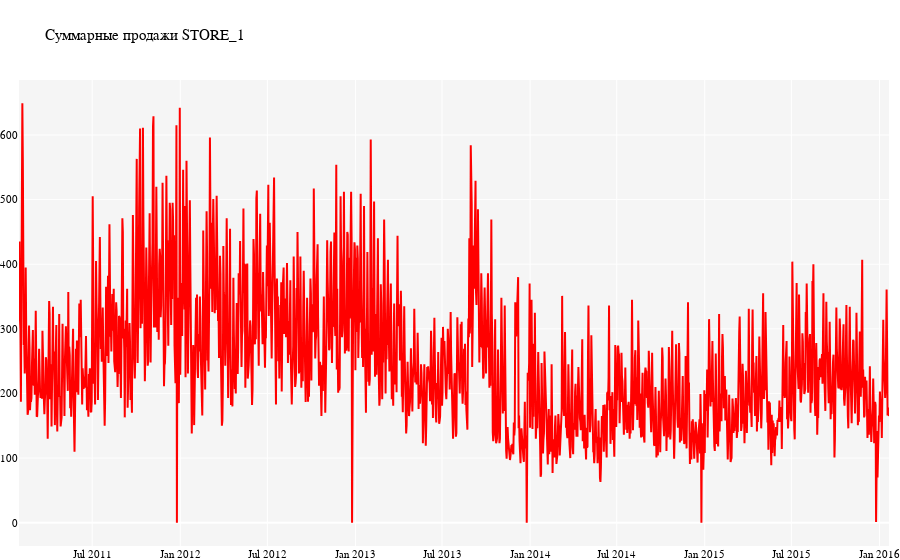
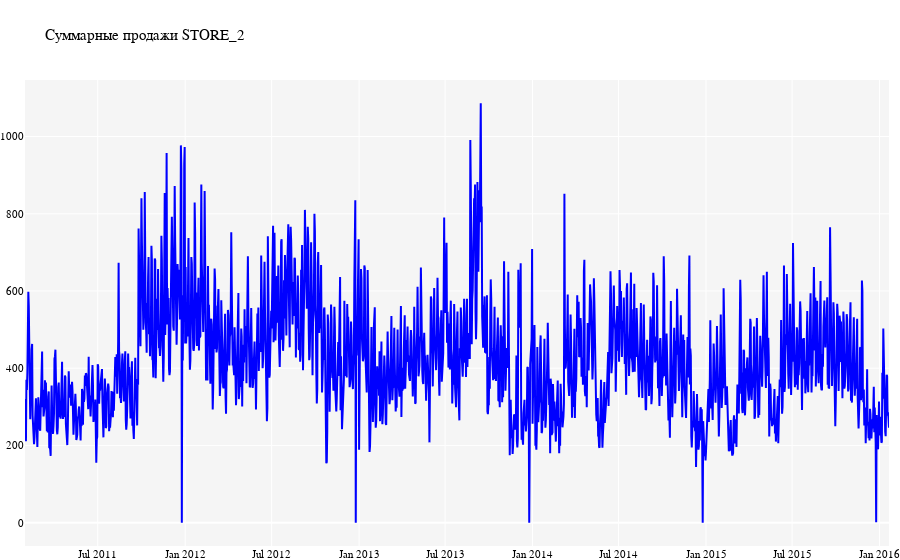
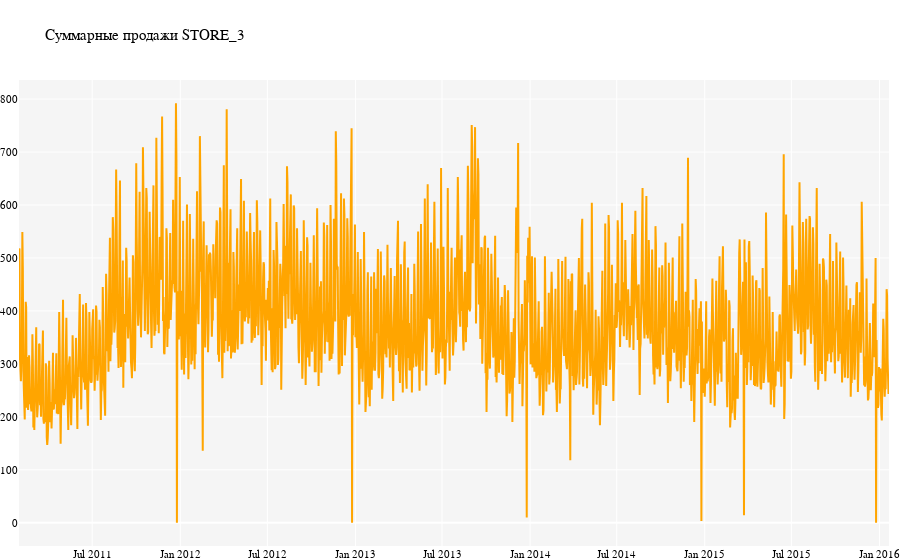

Notebook cell for these charts, in order:
### Code cell
plot = sales_df.groupby(["store_id", "date"], as_index=False).cnt.sum()
colors = ['red', 'blue', 'orange']
for i, store_id in enumerate(plot.store_id.unique()):
    fig = go.Figure()
    plot_df = plot[plot.store_id == store_id].copy()
    fig.add_trace(go.Scatter(x=plot_df['date'], y=plot_df['cnt'], mode='lines', name=store_id, marker_color=colors[i]))
    fig.update_layout(**layout_params, title=f"Суммарные продажи {store_id}").show()

### Figure 1 — Plotly figure (JSON) as saved in the notebook; plotly's stock layout.template omitted (floating-point values rounded to 4 significant figures; data arrays with more than 128 entries replaced by an {"elided": "..."} marker saying what was removed)
{"data": [{"marker": {"color": "red"}, "mode": "lines", "name": "STORE_1", "type": "scatter", "x": {"elided": "1819 str values"}, "y": {"elided": "1819 int values"}}], "layout": {"font": {"color": "#000000", "family": "Avenir Next", "size": 11}, "margin": {"b": 0, "l": 0, "r": 0, "t": 80}, "paper_bgcolor": "#FFFFFF", "plot_bgcolor": "#f5f5f5", "title": {"text": "Суммарные продажи STORE_1"}}}

### Figure 2 — Plotly figure (JSON) as saved in the notebook; plotly's stock layout.template omitted (floating-point values rounded to 4 significant figures; data arrays with more than 128 entries replaced by an {"elided": "..."} marker saying what was removed)
{"data": [{"marker": {"color": "blue"}, "mode": "lines", "name": "STORE_2", "type": "scatter", "x": {"elided": "1819 str values"}, "y": {"elided": "1819 int values"}}], "layout": {"font": {"color": "#000000", "family": "Avenir Next", "size": 11}, "margin": {"b": 0, "l": 0, "r": 0, "t": 80}, "paper_bgcolor": "#FFFFFF", "plot_bgcolor": "#f5f5f5", "title": {"text": "Суммарные продажи STORE_2"}}}

### Figure 3 — Plotly figure (JSON) as saved in the notebook; plotly's stock layout.template omitted (floating-point values rounded to 4 significant figures; data arrays with more than 128 entries replaced by an {"elided": "..."} marker saying what was removed)
{"data": [{"marker": {"color": "orange"}, "mode": "lines", "name": "STORE_3", "type": "scatter", "x": {"elided": "1819 str values"}, "y": {"elided": "1819 int values"}}], "layout": {"font": {"color": "#000000", "family": "Avenir Next", "size": 11}, "margin": {"b": 0, "l": 0, "r": 0, "t": 80}, "paper_bgcolor": "#FFFFFF", "plot_bgcolor": "#f5f5f5", "title": {"text": "Суммарные продажи STORE_3"}}}
